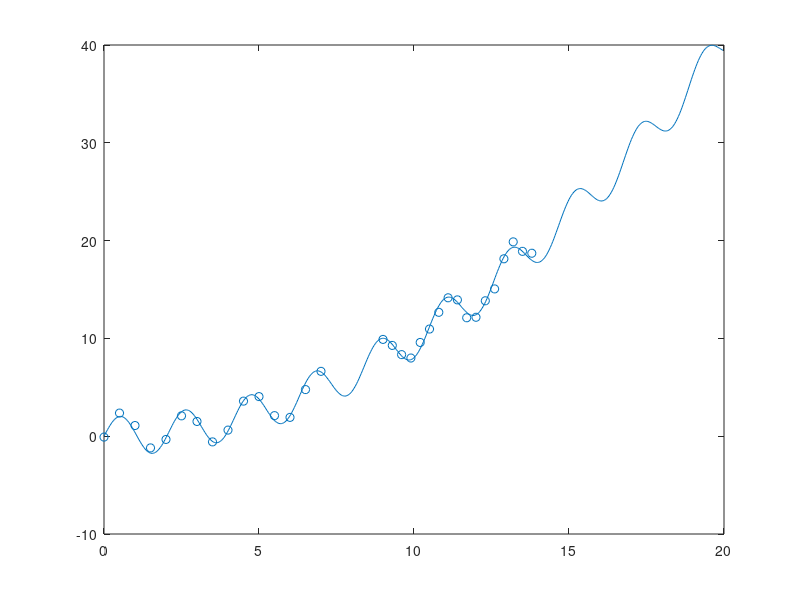

Write MATLAB code to recreate this figure. (Note: this script raises an error after producing the figure.)
%%
clear all
clc
close all

% The function we'll use is complicated enough that we may not be able to
% model it. We'll choose f(x) = 2*sin(3*x) + x^2


x1 = 0:.5:7;
x2 = 9:.3:14.;

x = [x1';x2'];

x_truth = 0:.03789:20;
truth = 2.*sin(3.*x_truth) + .1*x_truth.^2;

sigma_noise = .5;
data = 2.*sin(3.*x) + .1*x.^2 + sigma_noise*randn(length(x),1);

% figure
% scatter(x,data),hold on
% 
% p1 = polyfit(x,data,1);
% plot(x,p1(1)*x+p1(2))
% 
% p2 = polyfit(x,data,2);
% plot(x,p2(1)*x.^2 + p2(2).*x+p2(3))
% 
% p3 = polyfit(x,data,3);
% plot(x,p3(1)*x.^3 + p3(2).*x.^2+p3(3).*x + p3(4))
% 
% plot(x_truth,truth)
%%
%clf
plot(x_truth,truth),hold on
scatter(x,data)
%%
n = 2;

sigma_f = 10;
sigma_n = 1;
l = 1;
K = K_mat(x,sigma_f,l,sigma_n,n);

est_mean=[];
est_cov=[];
x_truth = x_truth';

for i = 1:size(x_truth,1)
    K_star = K_star_calc(x,x_truth(i),sigma_f,l,sigma_n,n);
    est_mean = [est_mean;K_star*inv(K)*data];
    est_cov = [est_cov;covar_func(x_truth(i),x_truth(i),sigma_f,l,sigma_n,n)-...
        K_star*inv(K)*K_star'];
end
figure
plot(x_truth,[est_mean,est_mean+sqrt(est_cov),est_mean-sqrt(est_cov)]),hold on
scatter(x,data)
%plot(x_truth,truth)

figure
plot(x_truth,[est_mean - truth',sqrt(est_cov),-sqrt(est_cov)])

% %%
% 
% data =  csvread('apple_data.csv');
% x = 1:size(data,1);
% x_truth = x';
% 
% x_truth = x_truth(end-1000:end,1);
% data = data(end-1000:end,1);
% 
% n = 1;
% 
% sigma_f = 100;
% sigma_n = 1;
% l = 5;
% K = K_mat(x_truth,sigma_f,l,sigma_n,n);
% 
% est_mean=[];
% est_cov=[];
% 
% K_inv = inv(K);
% 
% for i = 1:size(x_truth,1)
%     K_star = K_star_calc(x_truth,x_truth(i)+.00001,sigma_f,l,sigma_n,n);
%     est_mean = [est_mean;K_star*K_inv*data];
%     est_cov = [est_cov;covar_func(x_truth(i)+.00001,x_truth(i)+.00001,sigma_f,l,sigma_n,n)-...
%         K_star*inv(K)*K_star'];
% end
% figure
% plot(x_truth,[est_mean,est_mean+1.96*sqrt(est_cov),est_mean-1.96*sqrt(est_cov)]),hold on
% scatter(x_truth,data)
% %plot(x_truth,truth)
% 

